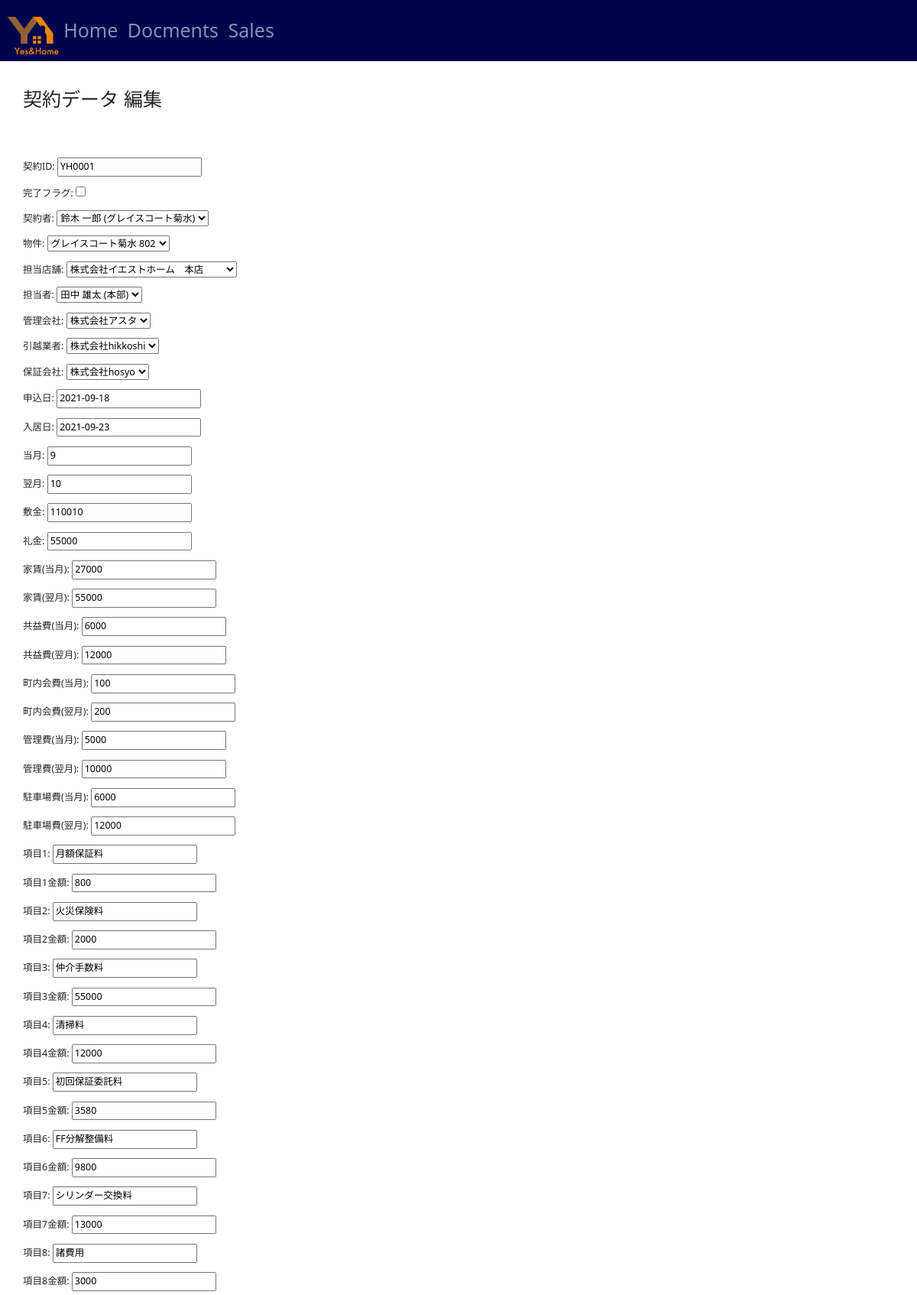
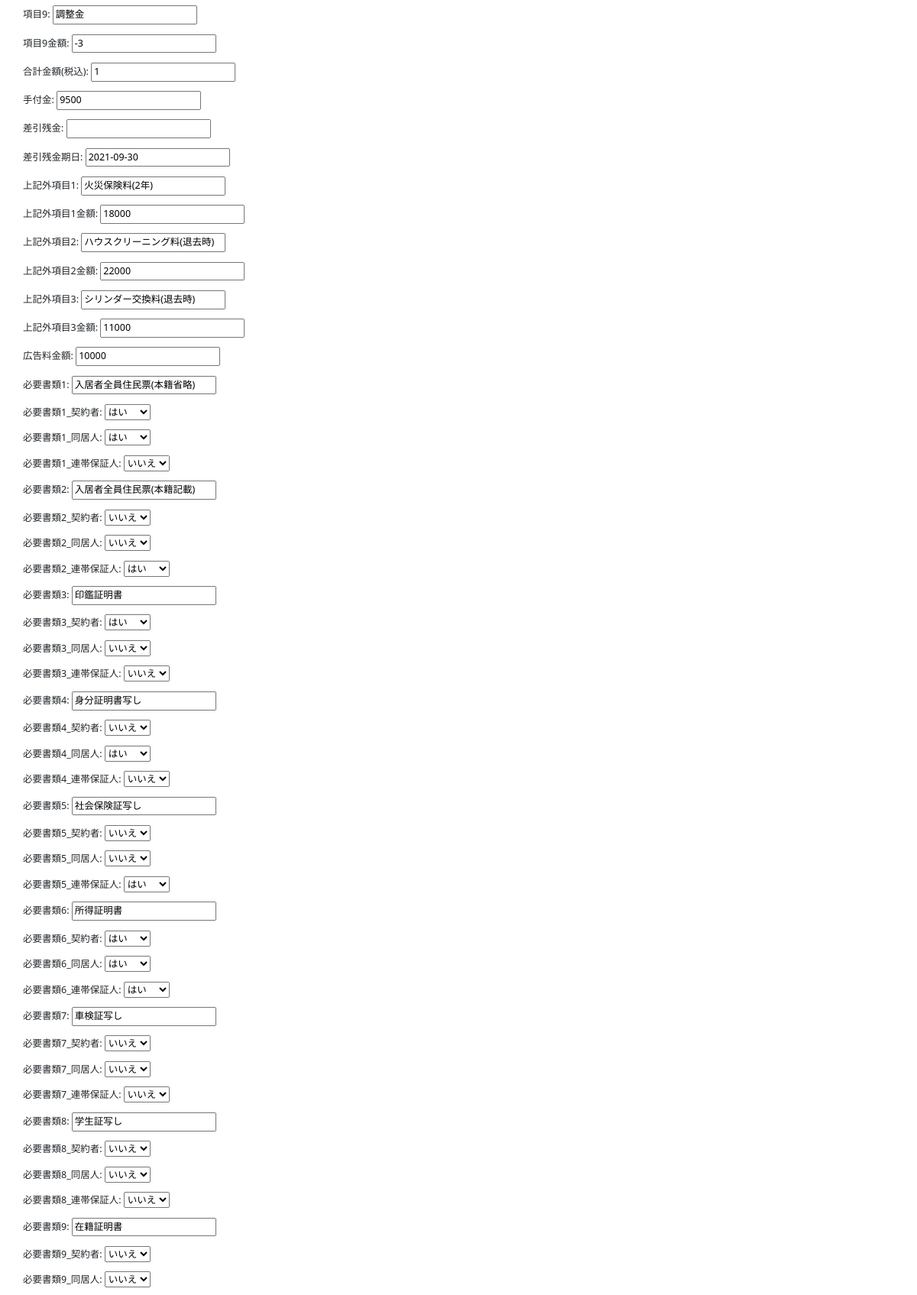
Screenshot of /docs/contract/2/edit/ (signed in, upper part) with the database file from the repository (2 pictures, top to bottom).
### docs/models.py (models this page shows, shortened)
class ContractModel(models.Model):
    class Meta:
        verbose_name_plural = '01_契約データ'
    title = models.CharField(verbose_name='契約ID', max_length=100, default='')
    completed = models.BooleanField(verbose_name='完了フラグ', default=False)
    customer = models.ForeignKey(CustomerModel, verbose_name='契約者', on_delete=models.PROTECT)
    property = models.ForeignKey(PropertyModel, verbose_name='物件', on_delete=models.PROTECT)
    corp = models.ForeignKey(CorpModel, verbose_name='担当店舗', on_delete=models.PROTECT, blank=True, null=True, )
    staff = models.ForeignKey(StaffModel, verbose_name='担当者', default='', on_delete=models.PROTECT, blank=True, null=True, )
    kanri = models.ForeignKey(KanriModel, verbose_name='管理会社', on_delete=models.PROTECT)
    trans = models.ForeignKey(TransModel, verbose_name='引越業者', on_delete=models.PROTECT)
    guarant = models.ForeignKey(GuarantModel, verbose_name='保証会社', on_delete=models.PROTECT)
    offerdate = models.DateField(verbose_name='申込日', default=None, blank=True )
    contractdate = models.DateField(verbose_name='契約開始日', auto_now=True,  null=True, )
    occupdate = models.DateField(verbose_name='入居日', default=None, blank=True, null=True, )
    postdate = models.DateField(verbose_name='登録日時', auto_now_add=True, blank=True, null=True)
    update = models.DateField(verbose_name='更新日時', auto_now=True, null=True)
    month1 = models.IntegerField(verbose_name='当月', default=datetime.datetime.today().month, blank=True, null=True,
                                                          )
    month2 = models.PositiveSmallIntegerField(verbose_name='翌月', default=datetime.datetime.today().month+1, blank=True, null=True, )
    shikikin = models.PositiveSmallIntegerField(verbose_name='敷金', default=0, blank=True, null=True, )
    reikin = models.PositiveSmallIntegerField(verbose_name='礼金', default=0, blank=True, null=True, )
    yachin1 = models.PositiveSmallIntegerField(verbose_name='家賃(当月)', default=0, blank=True, null=True, )
    yachin2 = models.PositiveSmallIntegerField(verbose_name='家賃(翌月)', default=0, blank=True, null=True, )
    kyoekihi1 = models.PositiveSmallIntegerField(verbose_name='共益費(当月)', default=0, blank=True, null=True, )
    kyoekihi2 = models.PositiveSmallIntegerField(verbose_name='共益費(翌月)', default=0, blank=True, null=True, )
    chonai1 = models.PositiveSmallIntegerField(verbose_name='町内会費(当月)', default=0, blank=True, null=True, )
    chonai2 = models.PositiveSmallIntegerField(verbose_name='町内会費(翌月)', default=0, blank=True, null=True, )
    kanrihi1 = models.PositiveSmallIntegerField(verbose_name='管理費(当月)', default=0, blank=True, null=True, )
    kanrihi2 = models.PositiveSmallIntegerField(verbose_name='管理費(翌月)', default=0, blank=True, null=True, )
    park1 = models.PositiveSmallIntegerField(verbose_name='駐車場費(当月)', default=0, blank=True, null=True, )
    park2 = models.PositiveSmallIntegerField(verbose_name='駐車場費(翌月)', default=0, blank=True, null=True, )
    item1 = models.CharField(verbose_name='項目1', default='月額保証料', max_length=50, blank=True, null=True, )
    hosyo = models.SmallIntegerField(verbose_name='項目1金額', default=0, blank=True, null=True, )
    item2 = models.CharField(verbose_name='項目2', default='火災保険料', max_length=50, blank=True, null=True, )
    kasai = models.SmallIntegerField(verbose_name='項目2金額', default=0, blank=True, null=True, )
    item3 = models.CharField(verbose_name='項目3', default='仲介手数料', max_length=50, blank=True, null=True, )
    chukai = models.SmallIntegerField(verbose_name='項目3金額', default=0, blank=True, null=True, )
    item4 = models.CharField(verbose_name='項目4', default='清掃料', max_length=50, blank=True, null=True, )
    etc3 = models.SmallIntegerField(verbose_name='項目4金額', default=0, blank=True, null=True, )
    item5 = models.CharField(verbose_name='項目5', default='初回保証委託料', max_length=50, blank=True, null=True, )
    hosyoitaku = models.SmallIntegerField(verbose_name='項目5金額', default=0, blank=True, null=True, )
    item6 = models.CharField(verbose_name='項目6', default='FF分解整備料', max_length=50, blank=True, null=True, )
    ff = models.SmallIntegerField(verbose_name='項目6金額', default=0, blank=True, null=True, )
    item7 = models.CharField(verbose_name='項目7', default='シリンダー交換料', max_length=50, blank=True, null=True, )
    cyrinder = models.SmallIntegerField(verbose_name='項目7金額', default=0, blank=True, null=True, )
    item8 = models.CharField(verbose_name='項目8', default='', max_length=50, blank=True, null=True, )
    item8bill = models.SmallIntegerField(verbose_name='項目8金額', default=0, blank=True, null=True, )
    item9 = models.CharField(verbose_name='項目9', default='', max_length=50, blank=True, null=True, )
    itemb9ill = models.SmallIntegerField(verbose_name='項目9金額', default=0, blank=True, null=True, )
    total = models.PositiveSmallIntegerField(verbose_name='合計金額(税込)', default=None, blank=True, null=True, )
    deposit = models.PositiveSmallIntegerField(verbose_name='手付金', default=0, blank=True, null=True, )
    zankin = models.PositiveSmallIntegerField(verbose_name='差引残金', default=None, blank=True, null=True, )
    limit = models.DateField(verbose_name='差引残金期日', default=None, blank=True, null=True)
    etcitem1 = models.CharField(verbose_name='上記外項目1', default='火災保険料(2年)', max_length=50, blank=True, null=True, )
    etcitem1bill = models.SmallIntegerField(verbose_name='上記外項目1金額', default=0, blank=True, null=True, )
    etcitem2 = models.CharField(verbose_name='上記外項目2', default='ハウスクリーニング料(退去時)', max_length=50, blank=True, null=True, )
    etcitem2bill = models.SmallIntegerField(verbose_name='上記外項目2金額', default=0, blank=True, null=True, )
    etcitem3 = models.CharField(verbose_name='上記外項目3', default='シリンダー交換料(退去時)', max_length=50, blank=True, null=True, )
    etcitem3bill = models.SmallIntegerField(verbose_name='上記外項目3金額', default=0, blank=True, null=True, )
    adbill = models.SmallIntegerField(verbose_name='広告料金額', default=0, blank=True, null=True, )
    doc1 = models.CharField(verbose_name='必要書類1', default='入居者全員住民票(本籍省略)', max_length=50, blank=True, null=True, )
    doc1a = models.BooleanField(verbose_name='必要書類1_契約者', default=False, blank=True, null=True, )
    doc1b = models.BooleanField(verbose_name='必要書類1_同居人', default=False, blank=True, null=True, )
    doc1c = models.BooleanField(verbose_name='必要書類1_連帯保証人', default=False, blank=True, null=True, )
    doc2 = models.CharField(verbose_name='必要書類2', default='入居者全員住民票(本籍記載)', max_length=50, blank=True, null=True, )
    doc2a = models.BooleanField(verbose_name='必要書類2_契約者', default=False, blank=True, null=True, )
    doc2b = models.BooleanField(verbose_name='必要書類2_同居人', default=False, blank=True, null=True, )
    doc2c = models.BooleanField(verbose_name='必要書類2_連帯保証人', default=False, blank=True, null=True, )
    doc3 = models.CharField(verbose_name='必要書類3', default='印鑑証明書', max_length=50, blank=True, null=True, )
    doc3a = models.BooleanField(verbose_name='必要書類3_契約者', default=False, blank=True, null=True, )
    doc3b = models.BooleanField(verbose_name='必要書類3_同居人', default=False, blank=True, null=True, )
    doc3c = models.BooleanField(verbose_name='必要書類3_連帯保証人', default=False, blank=True, null=True, )
    doc4 = models.CharField(verbose_name='必要書類4', default='身分証明書写し', max_length=50, blank=True, null=True, )
    doc4a = models.BooleanField(verbose_name='必要書類4_契約者', default=False, blank=True, null=True, )
    doc4b = models.BooleanField(verbose_name='必要書類4_同居人', default=False, blank=True, null=True, )
    doc4c = models.BooleanField(verbose_name='必要書類4_連帯保証人', default=False, blank=True, null=True, )
    doc5 = models.CharField(verbose_name='必要書類5', default='社会保険証写し', max_length=50, blank=True, null=True, )
    doc5a = models.BooleanField(verbose_name='必要書類5_契約者', default=False, blank=True, null=True, )
    doc5b = models.BooleanField(verbose_name='必要書類5_同居人', default=False, blank=True, null=True, )
    doc5c = models.BooleanField(verbose_name='必要書類5_連帯保証人', default=False, blank=True, null=True, )
    doc6 = models.CharField(verbose_name='必要書類6', default='所得証明書', max_length=50, blank=True, null=True, )
    doc6a = models.BooleanField(verbose_name='必要書類6_契約者', default=False, blank=True, null=True, )
    doc6b = models.BooleanField(verbose_name='必要書類6_同居人', default=False, blank=True, null=True, )
    doc6c = models.BooleanField(verbose_name='必要書類6_連帯保証人', default=False, blank=True, null=True, )
    doc7 = models.CharField(verbose_name='必要書類7', default='車検証写し', max_length=50, blank=True, null=True, )
    doc7a = models.BooleanField(verbose_name='必要書類7_契約者', default=False, blank=True, null=True, )
    doc7b = models.BooleanField(verbose_name='必要書類7_同居人', default=False, blank=True, null=True, )
    doc7c = models.BooleanField(verbose_name='必要書類7_連帯保証人', default=False, blank=True, null=True, )
    doc8 = models.CharField(verbose_name='必要書類8', default='学生証写し', max_length=50, blank=True, null=True, )
    doc8a = models.BooleanField(verbose_name='必要書類8_契約者', default=False, blank=True, null=True, )
    doc8b = models.BooleanField(verbose_name='必要書類8_同居人', default=False, blank=True, null=True, )
    doc8c = models.BooleanField(verbose_name='必要書類8_連帯保証人', default=False, blank=True, null=True, )
    doc9 = models.CharField(verbose_name='必要書類9', default='在籍証明書', max_length=50, blank=True, null=True, )
    doc9a = models.BooleanField(verbose_name='必要書類9_契約者', default=False, blank=True, null=True, )
    doc9b = models.BooleanField(verbose_name='必要書類9_同居人', default=False, blank=True, null=True, )
    doc9c = models.BooleanField(verbose_name='必要書類9_連帯保証人', default=False, blank=True, null=True, )
    doca = models.CharField(verbose_name='必要書類10', default='内定通知書', max_length=50, blank=True, null=True, )
    docaa = models.BooleanField(verbose_name='必要書類10_契約者', default=False, blank=True, null=True, )
    docab = models.BooleanField(verbose_name='必要書類10_同居人', default=False, blank=True, null=True, )
    docac = models.BooleanField(verbose_name='必要書類10_連帯保証人', default=False, blank=True, null=True, )
    docb = models.CharField(verbose_name='必要書類11', default='合格通知書', max_length=50, blank=True, null=True, )
    docba = models.BooleanField(verbose_name='必要書類11_契約者', default=False, blank=True, null=True, )
    docbb = models.BooleanField(verbose_name='必要書類11_同居人', default=False, blank=True, null=True, )
    docbc = models.BooleanField(verbose_name='必要書類11_連帯保証人', default=False, blank=True, null=True, )
    remarks = models.TextField(verbose_name='特記事項', blank=True, null=True, default='')
    jsdate = models.DateField(verbose_name='重説実施日', default=None, blank=True, null=True,  )
    zanmuremarks = models.TextField(verbose_name='残務処理特記事項', blank=True, null=True, default='')
    reportdoc = models.TextField(verbose_name='契約関係書類報告書　添付書類', blank=True, null=True, \
        default='・入居申込書\n・契約書コピー（別紙特約、覚書等）\n・重説控え（原本）\n・保証会社申込書（身分証明書等含）\n・保証会社承認通知書\n・保証会社契約書控え（コピー）\n・鍵受領書\n・')
    reportremarks = models.TextField(verbose_name='契約関係書類報告書　備考', blank=True, null=True, default='')
    key1 = models.PositiveSmallIntegerField(verbose_name='鍵本数(部屋)', default=1, blank=True, null=True, )
    key2 = models.PositiveSmallIntegerField(verbose_name='鍵本数(車庫)', default=0, blank=True, null=True, )
    key3 = models.PositiveSmallIntegerField(verbose_name='鍵本数(トランクルーム)', default=0, blank=True, null=True, )
    transdate = models.TextField(verbose_name='引越連絡希望日', default='第1希望 月　日　:  ～　: \n\n第2希望 月　日　:  ～　: \n\n第3希望 月　日　:  ～　: ', blank=True, null=True,  )
    transremarks = models.TextField(verbose_name='引越見積依頼書　備考', default='', blank=True, null=True,  )
    kanridoc = models.TextField(verbose_name='管理会社宛FAX　本文', blank=True, null=True,
        default='拝啓　時下益々ご清栄のこととお慶び申し上げます。\n\nいつもお世話になっております。\n\n表記物件の入居申込書を送付致します。\n\n（送信枚数　本紙を含め　　枚）\n\n【備考】\n\n', )
    receipt_atena = models.CharField(verbose_name='領収書　宛名', default='', max_length=50, blank=True, null=True, )
    receipt_meimo = models.CharField(verbose_name='領収書　但し書き', default='', max_length=50, blank=True, null=True, )
    receipt_total = models.PositiveSmallIntegerField(verbose_name='領収書　合計金額', default=0, blank=True, null=True, )
    receiptremarks1 = models.TextField(verbose_name='領収書　備考', default='', blank=True, null=True,  )
    azukari_atena = models.CharField(verbose_name='預り証　宛名', default='', max_length=50, blank=True, null=True, )
    azukari_meimo = models.CharField(verbose_name='預り証　但し書き', default='', max_length=50, blank=True, null=True, )
    azukari_total = models.PositiveSmallIntegerField(verbose_name='預り証　合計金額', default=0, blank=True, null=True, )
    azukari_remarks2 = models.TextField(verbose_name='預り証　備考', default='', blank=True, null=True,  )

### docs/views.py (the view)
# urls.py: path("contract/<int:contract_id>/edit/", views.contract_edit, name="contract_edit"),
@login_required
def contract_edit(request, contract_id):
    contract = get_object_or_404(ContractModel, pk=contract_id)
    if request.method == "POST":
        form = ContractForm(request.POST, instance=contract)
        if form.is_valid():
            form.save()
            return redirect('contract_detail', contract_id=contract_id)
    else:
        form = ContractForm(instance=contract)
    return render(request, 'contract_edit.html', {'form': form})

### docs/forms.py
class ContractForm(forms.ModelForm):
    class Meta:
        model = ContractModel
        fields = '__all__'

### docs/models.py (called while the page is built)
    def __str__(self):
        return "%s %s (%s)" % (self.lastname, self.firstname, self.contractInfo)

    def __str__(self):
        return "%s %s" % (self.propertyname, self.room)

    def __str__(self):
        return "%s" % (self.name)

    def __str__(self):
        return "%s" % (self.name)

    def __str__(self):
        return "%s" % (self.name)

    def __str__(self):
        return "%s" % (self.name)

    def __str__(self):
        return "%s %s (%s)" % (self.lastname, self.firstname, self.department)

### templates/contract_edit.html (shortened to what this page needs)
{% extends 'base.html' %}
{% load widget_tweaks %}
{% block content %}
<div class="jumbotron">
    <h1>Django Tutorial</h1>
    <p>これは Django フォームに CSS クラスを設定する方法のデモです。</p>
</div>
<div class="container mt-5">
    <h2>契約データ 編集</h2>
</div>
<div class="container mt-5">
    <form method="post">
        <div class="form-group text-right" style="padding:20px 0">
            {{ form.as_p }}
        </div>
    </form>
</div>
{% endblock content %}

### static/css/style.css (style rules this page uses)
:root { --font-family-sans-serif: "游明朝","Helvetica Neue", Helvetica, Arial, Meiryo, "游ゴシック体", "Yu Gothic", YuGothic, "Hiragino Kaku Gothic ProN", sans-serif; --font-family-monospace: SFMono-Regular, Menlo, Monaco, Consolas, "Liberation Mono", "Courier New", monospace; }
html { font-size: 12.5px; }
h6, h5, h4, h3, h2, h1 { font-family: "游ゴシック体", "Helvetica Neue", Helvetica, Arial, Meiryo, "游明朝", "Yu Gothic", YuGothic, "Hiragino Kaku Gothic ProN", sans-serif; font-weight: 500; }
.container { padding: 0; margin-top: 40px; }

### rows the page displays
ContractModel: title "YH0001", customer "鈴木 一郎 (グレイスコート菊水)", property "グレイスコート菊水 802", corp "株式会社イエストホーム 本店", staff "田中 雄太 (本部)", kanri "株式会社アスタ", trans "株式会社hikkoshi", guarant "株式会社hosyo", offerdate "2021-09-18", occupdate "2021-09-23", month1 "9", month2 "10", shikikin "110010", reikin "55000", yachin1 "27000", yachin2 "55000", kyoekihi1 "6000", kyoekihi2 "12000", chonai1 "100", chonai2 "200", kanrihi1 "5000", kanrihi2 "10000", park1 "6000", park2 "12000", item1 "月額保証料", hosyo "800", item2 "火災保険料", kasai "2000", item3 "仲介手数料", chukai "55000", item4 "清掃料", etc3 "12000", item5 "初回保証委託料", hosyoitaku "3580", item6 "FF分解整備料", ff "9800", item7 "シリンダー交換料", cyrinder "13000", item8 "諸費用", item8bill "3000", item9 "調整金", itemb9ill "-3", total "1", deposit "9500", limit "2021-09-30", etcitem1 "火災保険料(2年)", etcitem1bill "18000", etcitem2 "ハウスクリーニング料(退去時)", etcitem2bill "22000", etcitem3 "シリンダー交換料(退去時)", etcitem3bill "11000", adbill "10000", doc1 "入居者全員住民票(本籍省略)", doc1a "はい", doc1b "はい", doc1c "いいえ", doc2 "入居者全員住民票(本籍記載)", doc2a "いいえ", doc2b "いいえ", doc2c "はい", doc3 "印鑑証明書", doc3a "はい", doc3b "いいえ", doc3c "いいえ", doc4 "身分証明書写し", doc4a "いいえ", doc4b "はい", doc4c "いいえ", doc5 "社会保険証写し", doc5a "いいえ", doc5b "いいえ", doc5c "はい", doc6 "所得証明書", doc6a "はい", doc6b "はい", doc6c "はい", doc7 "車検証写し", doc7a "いいえ", doc7b "いいえ", doc7c "いいえ", doc8 "学生証写し", doc8a "いいえ", doc8b "いいえ", doc8c "いいえ", doc9 "在籍証明書", doc9a "いいえ", doc9b "いいえ"
